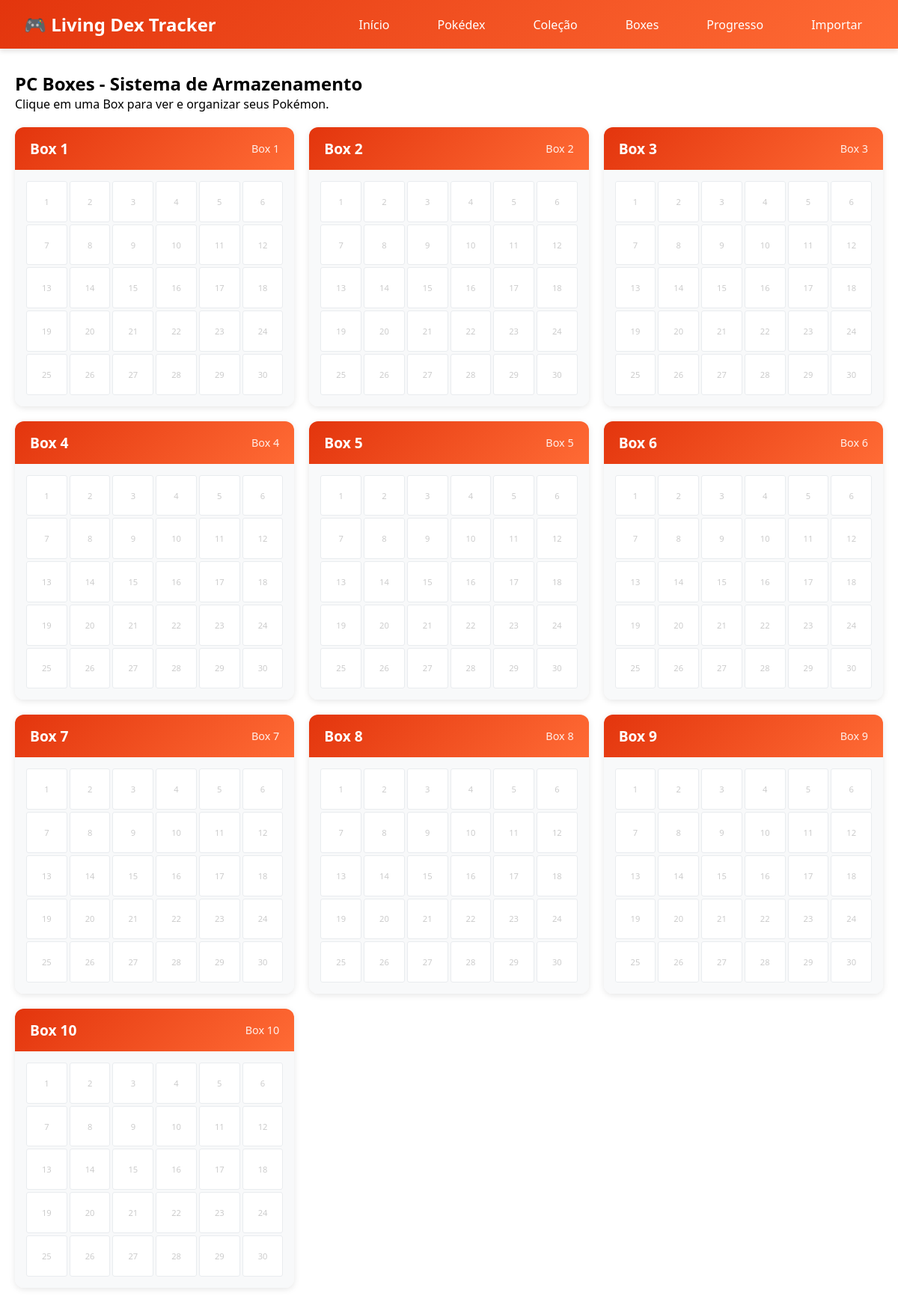
The page /boxes/ on the database its author committed.
### models.py (models this page shows)
class StorageBox(db.Model):
    __tablename__ = 'storage_boxes'
    id = db.Column(db.Integer, primary_key=True)
    name = db.Column(db.String(32), nullable=False)
    order_index = db.Column(db.Integer, nullable=False, unique=True)
    wallpaper = db.Column(db.String(64), default='default.png')

### routes/boxes.py (the view)
@boxes_bp.route('/')
def index():
    boxes = StorageBox.query.order_by(StorageBox.order_index).all()
    return render_template('boxes/index.html', boxes=boxes)

### templates/boxes/index.html (shortened to what this page needs)
{% extends 'base.html' %}
{% block content %}
<h2>PC Boxes - Sistema de Armazenamento</h2>
<p>Clique em uma Box para ver e organizar seus Pokémon.</p>
<div class="boxes-container">
    {% for box in boxes %}
        <a href="{{ url_for('boxes.view_box', box_id=box.id) }}" class="box-card">
            <div class="box-header">
                <h3 class="box-name">{{ box.name }}</h3>
                <span class="box-info">Box {{ box.order_index }}</span>
            </div>
            <div class="box-preview">
                <div class="mini-grid">
                    {% for slot_num in range(1, 31) %}
                        <div class="mini-slot">
                            {{ slot_num }}
                        </div>
                    {% endfor %}
                </div>
            </div>
        </a>
    {% else %}
        <p>Nenhuma Box encontrada. Verifique se o script de seed foi executado corretamente.</p>
    {% endfor %}
</div>
{% endblock %}

### templates/base.html (style rules this page uses)
* { margin: 0; padding: 0; box-sizing: border-box; }
body { font-family: 'Segoe UI', Tahoma, Geneva, Verdana, sans-serif; background: #FFF; min-height: 100vh; }

### templates/boxes/index.html (style rules this page uses)
.boxes-container { display: grid; grid-template-columns: repeat(auto-fill, minmax(300px, 1fr)); gap: 20px; margin-top: 20px; }
.box-card { background: white; border-radius: 12px; box-shadow: 0 2px 8px rgba(0,0,0,0.1); overflow: hidden; transition: transform 0.2s, box-shadow 0.2s; cursor: pointer; text-decoration: none; color: inherit; }
.box-header { background: linear-gradient(135deg, #e3350d, #ff6b35); color: white; padding: 15px 20px; display: flex; justify-content: space-between; align-items: center; }
.box-name { font-size: 1.2rem; font-weight: bold; margin: 0; }
.box-info { font-size: 0.9rem; opacity: 0.9; }
.box-preview { padding: 15px; background: #f8f9fa; }
.mini-grid { display: grid; grid-template-columns: repeat(6, 1fr); gap: 3px; }
.mini-slot { aspect-ratio: 1; background: white; border-radius: 3px; display: flex; align-items: center; justify-content: center; font-size: 0.7rem; color: #ccc; border: 1px solid #e9ecef; }

### rows shown on the page
StorageBox: name "Box 1", order_index "1", slot_num "1" "2" "3" "4" "5" "6" "7" "8" "9" "10" "11" "12" "13" "14" "15" "16" "17" "18" "19" "20" "21" "22" "23" "24" "25" "26" "27" "28" "29" "30"
StorageBox: name "Box 2", order_index "2", slot_num "1" "2" "3" "4" "5" "6" "7" "8" "9" "10" "11" "12" "13" "14" "15" "16" "17" "18" "19" "20" "21" "22" "23" "24" "25" "26" "27" "28" "29" "30"
StorageBox: name "Box 3", order_index "3", slot_num "1" "2" "3" "4" "5" "6" "7" "8" "9" "10" "11" "12" "13" "14" "15" "16" "17" "18" "19" "20" "21" "22" "23" "24" "25" "26" "27" "28" "29" "30"
StorageBox: name "Box 4", order_index "4", slot_num "1" "2" "3" "4" "5" "6" "7" "8" "9" "10" "11" "12" "13" "14" "15" "16" "17" "18" "19" "20" "21" "22" "23" "24" "25" "26" "27" "28" "29" "30"
StorageBox: name "Box 5", order_index "5", slot_num "1" "2" "3" "4" "5" "6" "7" "8" "9" "10" "11" "12" "13" "14" "15" "16" "17" "18" "19" "20" "21" "22" "23" "24" "25" "26" "27" "28" "29" "30"
StorageBox: name "Box 6", order_index "6", slot_num "1" "2" "3" "4" "5" "6" "7" "8" "9" "10" "11" "12" "13" "14" "15" "16" "17" "18" "19" "20" "21" "22" "23" "24" "25" "26" "27" "28" "29" "30"
StorageBox: name "Box 7", order_index "7", slot_num "1" "2" "3" "4" "5" "6" "7" "8" "9" "10" "11" "12" "13" "14" "15" "16" "17" "18" "19" "20" "21" "22" "23" "24" "25" "26" "27" "28" "29" "30"
StorageBox: name "Box 8", order_index "8", slot_num "1" "2" "3" "4" "5" "6" "7" "8" "9" "10" "11" "12" "13" "14" "15" "16" "17" "18" "19" "20" "21" "22" "23" "24" "25" "26" "27" "28" "29" "30"
StorageBox: name "Box 9", order_index "9", slot_num "1" "2" "3" "4" "5" "6" "7" "8" "9" "10" "11" "12" "13" "14" "15" "16" "17" "18" "19" "20" "21" "22" "23" "24" "25" "26" "27" "28" "29" "30"
StorageBox: name "Box 10", order_index "10", slot_num "1" "2" "3" "4" "5" "6" "7" "8" "9" "10" "11" "12" "13" "14" "15" "16" "17" "18" "19" "20" "21" "22" "23" "24" "25" "26" "27" "28" "29" "30"
